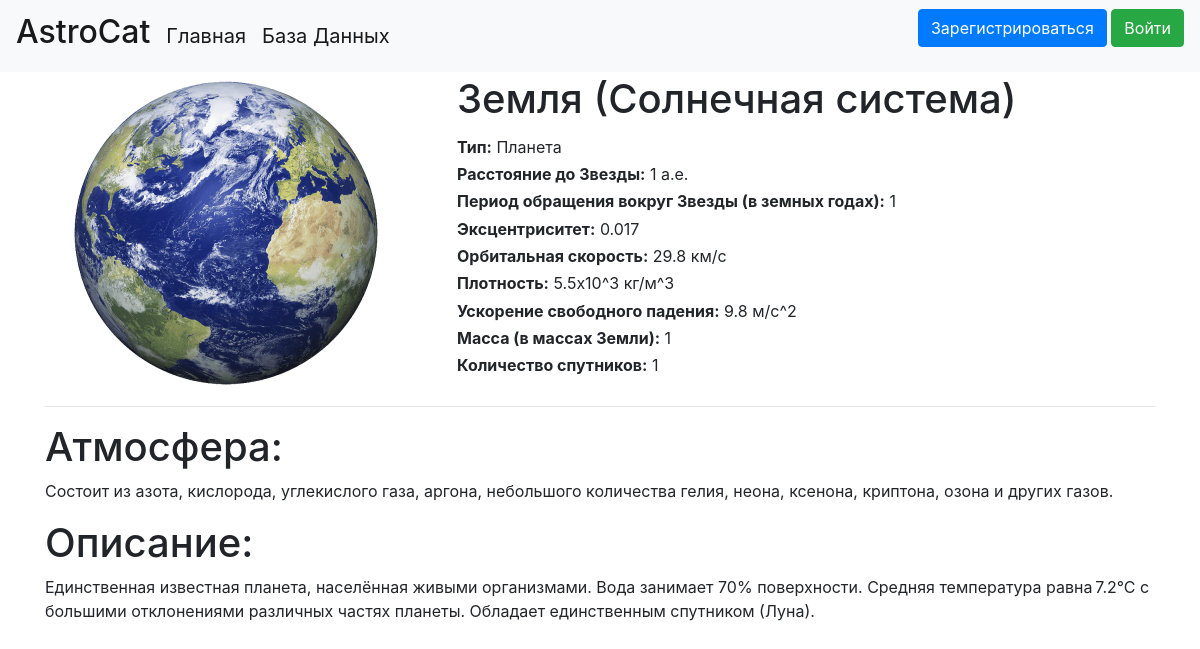
The page /space_object/Земля on the database its author committed.
### data/space_objects.py (models this page shows, shortened)
class SpaceObject(SqlAlchemyBase, SerializerMixin):
    __tablename__ = 'space_objects'
    id = sqlalchemy.Column(sqlalchemy.Integer,
                           primary_key=True, autoincrement=True)
    name = sqlalchemy.Column(sqlalchemy.String, nullable=True, unique=True)  # название объекта
    space_type = sqlalchemy.Column(sqlalchemy.String, nullable=True)  # тип объекта
    radius = sqlalchemy.Column(sqlalchemy.Integer, nullable=True)  # расстояние до Звезды
    period = sqlalchemy.Column(sqlalchemy.Integer, nullable=True)  # период обращения вокруг Звезды
    ex = sqlalchemy.Column(sqlalchemy.Integer, nullable=True)  # эксцентриситет
    v = sqlalchemy.Column(sqlalchemy.Integer, nullable=True)  # орбитальная скорость
    p = sqlalchemy.Column(sqlalchemy.Integer, nullable=True)  # плотность поверхности
    g = sqlalchemy.Column(sqlalchemy.Integer, nullable=True)  # ускорение свободного падения
    m = sqlalchemy.Column(sqlalchemy.Integer, nullable=True)  # масса
    sputnik = sqlalchemy.Column(sqlalchemy.Integer, nullable=True)  # количество спутников
    atmosphere = sqlalchemy.Column(sqlalchemy.String, nullable=True)  # описание атмосферы
    about = sqlalchemy.Column(sqlalchemy.String, nullable=True)  # общее описание
    image_path = sqlalchemy.Column(sqlalchemy.String, nullable=True)  # путь к изображению объекта
    system = sqlalchemy.Column(sqlalchemy.Integer,
                               sqlalchemy.ForeignKey("space_systems.id"))  # id системы, в которой находится объект
    creator = sqlalchemy.Column(sqlalchemy.Integer, sqlalchemy.ForeignKey("users.id"))  # id создателя объекта
    created_date = sqlalchemy.Column(sqlalchemy.DateTime,
                                     default=datetime.datetime.now)  # дата создания объекта
    user = orm.relation('User')  # связываем с моделью пользователя
    space_system = orm.relation('SpaceSystem')  # связываем с модель системы

### data/space_systems.py (models this page shows, shortened)
class SpaceSystem(SqlAlchemyBase, SerializerMixin):
    __tablename__ = 'space_systems'
    id = sqlalchemy.Column(sqlalchemy.Integer,
                           primary_key=True, autoincrement=True)
    name = sqlalchemy.Column(sqlalchemy.String, nullable=True, unique=True)  # название звёздной системы
    galaxy = sqlalchemy.Column(sqlalchemy.String, nullable=True)  # название галактики, в которой находится система
    about = sqlalchemy.Column(sqlalchemy.String, nullable=True)  # описание звёздной системы
    creator = sqlalchemy.Column(sqlalchemy.Integer,
                                sqlalchemy.ForeignKey("users.id"))  # id создателя звёздной системы
    created_date = sqlalchemy.Column(sqlalchemy.DateTime,
                                     default=datetime.datetime.now)  # дата создания звёздной системы
    user = orm.relation('User')  # связываем с моделью пользователя
    space_objects = orm.relation('SpaceObject',
                                 back_populates='space_system')  # связываем с моделью космического объекта

### main.py (the view)
@app.route('/space_object/<name>')
def space_object_info(name):
    db_sess = db_session.create_session()
    space_object = db_sess.query(SpaceObject).filter(SpaceObject.name == name).first()  # поиск по имени
    if space_object:
        return render_template('space_object_info.html', title=space_object.name, space_object=space_object)
    return make_response(jsonify({'error': 'Not found'}), 404)  # если не найден

### data/db_session.py (called while the page is built)
def create_session() -> Session:
    global __factory
    return __factory()

### templates/space_object_info.html (shortened to what this page needs)
{% extends "base.html" %}
{% block content %}
<table>
    {% if space_object.image_path %}
    <tr>
        <td rowspan="12"><img src="{{space_object.image_path}}" alt="..."></td>
    </tr>
    {% endif %}
    <tr><td style="padding-left:50px"><h1>{{space_object.name}} ({{space_object.space_system.name}})</h1></td></tr>
    <tr><td style="padding-left:50px"><b>Тип:</b> {{space_object.space_type}}</td></tr>
    {% if space_object.radius %}
        <tr><td style="padding-left:50px"><b>Расстояние до Звезды:</b> {{space_object.radius}} а.е.</td></tr>
    {% else %}
        <tr><td style="padding-left:50px"><b>Расстояние до Звезды:</b> –</td></tr>
    {% endif %}
    {% if space_object.period %}
        <tr>
            <td style="padding-left:50px">
                <b>Период обращения вокруг Звезды (в земных годах):</b> {{space_object.period}}
            </td>
        </tr>
    {% else %}
        <tr><td style="padding-left:50px"><b>Период обращения вокруг Звезды (в земных годах):</b> –</td></tr>
    {% endif %}
    {% if space_object.ex %}
        <tr>
            <td style="padding-left:50px">
                <b>Эксцентриситет:</b> {{space_object.ex}}
            </td>
        </tr>
    {% else %}
        <tr><td style="padding-left:50px"><b>Эксцентриситет:</b> –</td></tr>
    {% endif %}
    {% if space_object.v %}
        <tr>
            <td style="padding-left:50px">
                <b>Орбитальная скорость:</b> {{space_object.v}} км/с
            </td>
        </tr>
    {% else %}
        <tr><td style="padding-left:50px"><b>Орбитальная скорость:</b> –</td></tr>
    {% endif %}
    {% if space_object.p %}
        <tr>
            <td style="padding-left:50px">
                <b>Плотность:</b> {{space_object.p}}x10^3 кг/м^3
            </td>
        </tr>
    {% else %}
        <tr><td style="padding-left:50px"><b>Плотность:</b> –</td></tr>
    {% endif %}
    {% if space_object.g %}
        <tr>
            <td style="padding-left:50px">
                <b>Ускорение свободного падения:</b> {{space_object.g}} м/с^2
            </td>
        </tr>
    {% else %}
        <tr><td style="padding-left:50px"><b>Ускорение свободного падения:</b> –</td></tr>
    {% endif %}
    {% if space_object.m %}
        <tr>
            <td style="padding-left:50px">
                <b>Масса (в массах Земли):</b> {{space_object.m}}
            </td>
        </tr>
    {% else %}
        <tr><td style="padding-left:50px"><b>Масса (в массах Земли):</b> –</td></tr>
    {% endif %}
    {% if space_object.sputnik %}
        <tr>
            <td style="padding-left:50px">
                <b>Количество спутников:</b> {{space_object.sputnik}}
            </td>
        </tr>
    {% else %}
        <tr><td style="padding-left:50px"><b>Количество спутников:</b> –</td></tr>
    {% endif %}
    <tr><td style="padding-left:50px;padding-top:10px">
    </td></tr>
</table>
<hr>
<h1>Атмосфера:</h1>
<p>{{space_object.atmosphere}}</p>
<h1>Описание:</h1>
<p>{{space_object.about}}</p>
{% endblock %}

### rows shown on the page
SpaceObject: image_path (picture), name "Земля", space_type "Планета", radius "1", period "1", ex "0.017", v "29.8", p "5.5", g "9.8", m "1", sputnik "1", atmosphere "Состоит из азота, кислорода, углекислого газа, аргона, небольшого количества гелия, неона, ксенона, криптона, озона и других газов.", about "Единственная известная планета, населённая живыми организмами. Вода занимает 70% поверхности. Средняя температура равна 7.2°C с большими отклонениями различных частях планеты. Обладает единственным спутником (Луна)."
SpaceSystem: space_system.name "Солнечная система"
